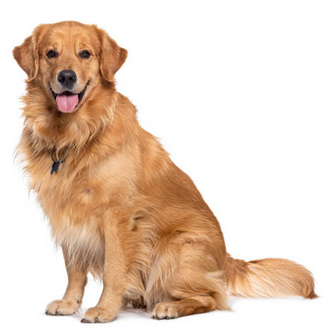
#> input picture dog.png, 331 x 329 px, found by its file name
$ python Lab7-1.py
#> lines starting #> are read from the running program, lines starting #| are printed output that depends on the picture
import numpy as np
import cv2
import matplotlib.pyplot as plt
from numpy.fft import fft2, ifft2, fftshift, ifftshift

# Load image and convert to float
img = cv2.imread('dog.png', cv2.IMREAD_GRAYSCALE)
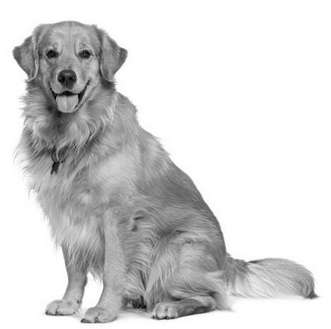
#> img: shape (329, 331); min 0, max 255, mean 212.5
img = img.astype(np.float64)

# Get image size
rows, cols = img.shape
#> rows = 329; cols = 331

# FFT and shift
F = fftshift(fft2(img))

# Cutoff and Butterworth order
D0 = 30
n = 2

# Build filter grid with same shape as image
u = np.arange(cols) - cols // 2
#> u = 331 values from -165 to 165
v = np.arange(rows) - rows // 2
#> v = 329 values from -164 to 164
U, V = np.meshgrid(u, v)
D = np.sqrt(U**2 + V**2)

# Ideal Low Pass
H_ideal = np.double(D <= D0)
G_ideal = H_ideal * F
img_ideal = np.real(ifft2(ifftshift(G_ideal)))
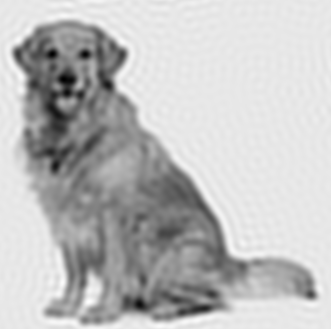
#> img_ideal: shape (329, 331) float64; min 14.61, max 279.2, mean 212.5; drawn with min black and max white

# Gaussian Low Pass
H_gaussian = np.exp(-(D**2) / (2 * D0**2))
G_gaussian = H_gaussian * F
img_gaussian = np.real(ifft2(ifftshift(G_gaussian)))
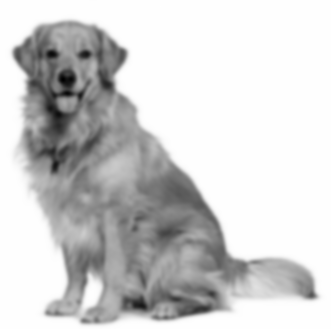
#> img_gaussian: shape (329, 331) float64; min 24.39, max 255, mean 212.5; drawn with min black and max white

# Butterworth Low Pass
H_butterworth = 1 / (1 + (D / D0)**(2 * n))
G_butterworth = H_butterworth * F
img_butterworth = np.real(ifft2(ifftshift(G_butterworth)))

# Plot results
plt.figure(figsize=(14, 5))

plt.subplot(1, 4, 1)
plt.imshow(img, cmap='gray')
plt.title('Original Image')
plt.axis('off')

plt.subplot(1, 4, 2)
plt.imshow(img_ideal, cmap='gray')
plt.title('Ideal Low Pass')
plt.axis('off')

plt.subplot(1, 4, 3)
plt.imshow(img_gaussian, cmap='gray')
plt.title('Gaussian Low Pass')
plt.axis('off')

plt.subplot(1, 4, 4)
plt.imshow(img_butterworth, cmap='gray')
plt.title('Butterworth Low Pass')
plt.axis('off')

plt.tight_layout()
plt.show()
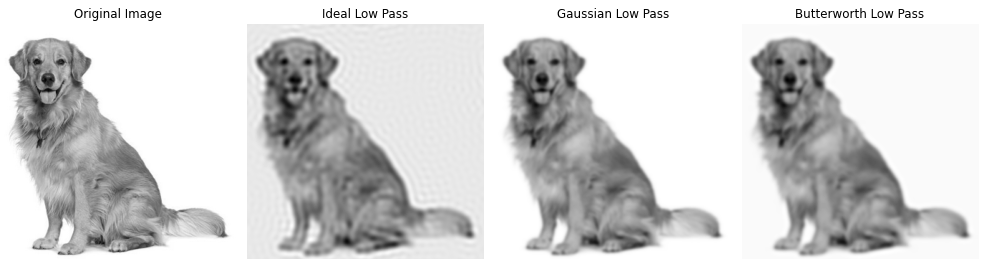
#> figure drawn by matplotlib, 4 panels

$ run again, with snow.png copied over dog.png
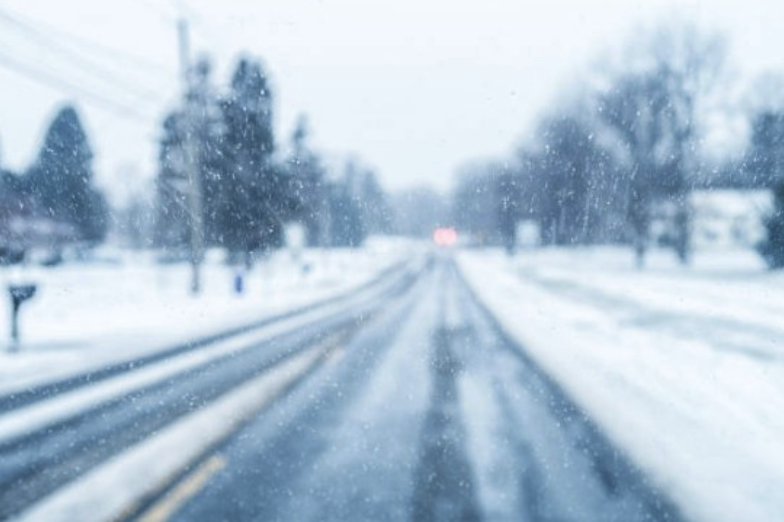
#> input picture snow.png, 784 x 522 px, found by its file name
#> `img_ideal = np.real(ifft2(ifftshift(G_ideal)))`:
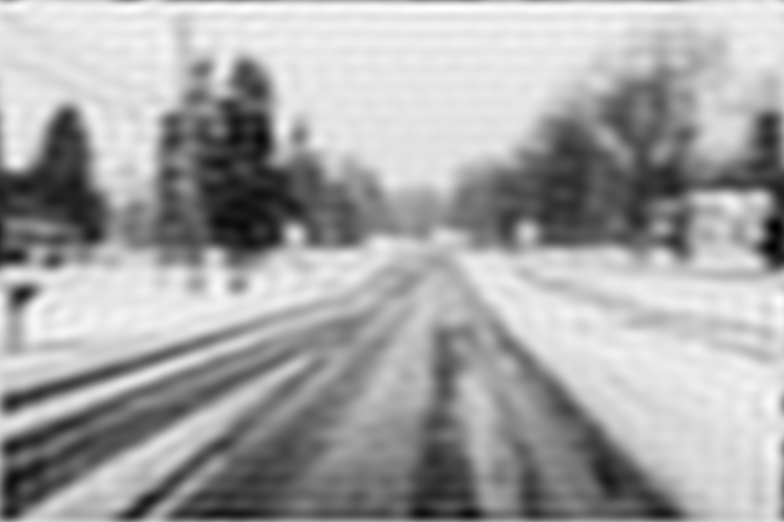
#> img_ideal: shape (522, 784) float64; min 68.71, max 261.3, mean 193.8; drawn with min black and max white
#> `plt.show()`:
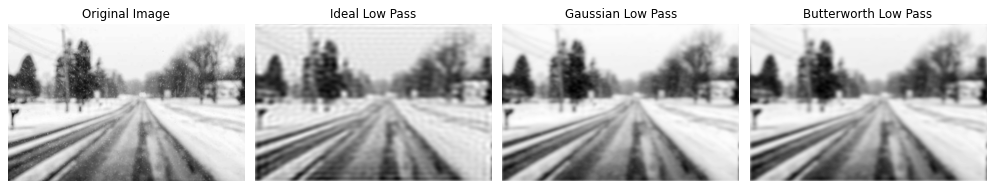
#> figure drawn by matplotlib, 4 panels
